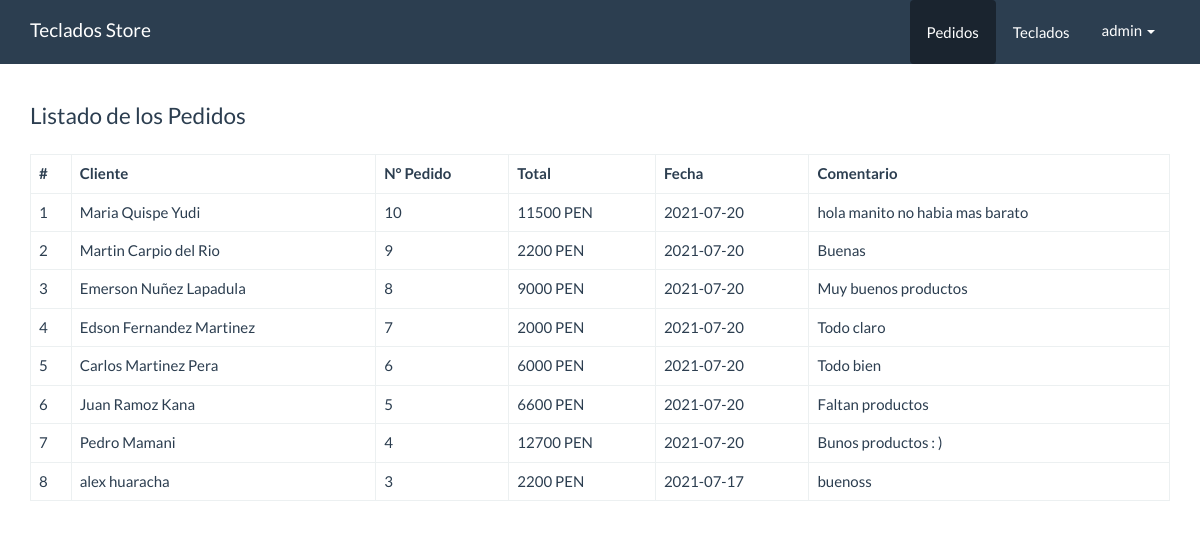
The page /panel/pedidos/index.php on the database its author committed.
### tables this page shows
CREATE TABLE `pedidos` (
  `idPedido` int(10) NOT NULL,
  `clienteID` int(11) NOT NULL,
  `total` decimal(20,0) NOT NULL,
  `fecha` date NOT NULL,
  `estado` int(11) NOT NULL DEFAULT 1
);

CREATE TABLE `clientes` (
  `idCliente` int(10) NOT NULL,
  `nombre` varchar(100) NOT NULL,
  `apellido` varchar(100) NOT NULL,
  `email` varchar(100) NOT NULL,
  `telefono` varchar(15) NOT NULL,
  `comentario` varchar(500) NOT NULL
);

### src/Pedido.php (called while the page is built, shortened)
<?php
class Pedido{
    private $cn = null;
    public function __construct(){
        $this->config = parse_ini_file(__DIR__.'/../config.ini') ;
        $this->cn = new \PDO( $this->config['dns'], $this->config['usuario'],$this->config['clave'],array(
            \PDO::MYSQL_ATTR_INIT_COMMAND => 'SET NAMES utf8'
        ));
    }
    public function mostrar()
    {
        $sql = "SELECT p.idPedido, nombre, apellido, email, total, fecha,comentario FROM pedidos p
        INNER JOIN clientes c ON p.clienteID = c.idCliente ORDER BY p.idPedido DESC";
        $resultado = $this->cn->prepare($sql);
        if($resultado->execute())
            return  $resultado->fetchAll();
        return false;
    }
}

### panel/pedidos/index.php (the view, shortened to what this page needs)
<!DOCTYPE html>
<html lang="en">
  <head>
    <link rel="stylesheet" href="../../assets/css/bootstrap.min.css">
    <link rel="stylesheet" href="../../assets/css/estilos.css">
  </head>
  <body>
    <nav class="navbar navbar-default navbar-fixed-top">
      <div class="container">
        <div class="navbar-header">
          <a class="navbar-brand" href="../dashboard.php">Teclados Store</a>
        </div>
        <div id="navbar" class="navbar-collapse collapse">
          <ul class="nav navbar-nav pull-right">
            <li class="active">
              <a href="index.php" class="btn">Pedidos</a>
            </li>
            <li>
              <a href="../teclados/index.php" class="btn">Teclados</a>
            </li>
            <li class="dropdown">
                <a href="#" class="dropdown-toggle" data-toggle="dropdown" role="button" aria-haspopup="true" aria-expanded="false">admin <span class="caret"></span></a>
            </li>
          </ul>
        </div>
      </div>
    </nav>
    <div class="container" id="main">
    <div class="row">
          <div class="col-md-12">
             <fieldset>
              <legend>Listado de los  Pedidos</legend>
                <table class="table table-bordered">
                  <thead>
                    <tr>
                      <th>#</th>
                      <th>Cliente</th>
                      <th>N° Pedido</th>
                      <th>Total</th>
                      <th>Fecha</th>
                      <th>Comentario</th>
                    </tr>
                  </thead>
                  <tbody>
                    <?php
                      $pedido = new Kawschool\Pedido;
                      $info_pedido = $pedido->mostrar();
                      $cantidad = count($info_pedido);
                      if($cantidad > 0){
                        $c=0;
                      for($x =0; $x < $cantidad; $x++){
                        $c++;
                        $item = $info_pedido[$x];
                    ?>
                    <tr>
                      <td><?php print $c?></td>
                      <td><?php print $item['nombre'].' '.$item['apellido']?></td>
                      <td><?php print $item['idPedido']?></td>
                      <td><?php print $item['total']?> PEN</td>
                      <td><?php print $item['fecha']?></td>
                      <td><?php print $item['comentario']?></td>
                    </tr>
                    <?php
                      }
                    }else{
                    ?>
                    <tr>
                      <td colspan="6">NO HAY REGISTROS</td>
                    </tr>
                    <?php }?>
                  </tbody>
                </table>
             </fieldset>
          </div>
        </div>
    </div>
  </body>
</html>

### assets/css/estilos.css (style rules this page uses)
#main { margin-top: 100px; }

### rows shown on the page
pedidos: clienteID.nombre "Maria", clienteID.apellido "Quispe Yudi", idPedido "10", total "11500", fecha "2021-07-20", clienteID.comentario "hola manito no habia mas barato"
pedidos: clienteID.nombre "Martin", clienteID.apellido "Carpio del Rio", idPedido "9", total "2200", fecha "2021-07-20", clienteID.comentario "Buenas"
pedidos: clienteID.nombre "Emerson", clienteID.apellido "Nuñez Lapadula", idPedido "8", total "9000", fecha "2021-07-20", clienteID.comentario "Muy buenos productos"
pedidos: clienteID.nombre "Edson", clienteID.apellido "Fernandez Martinez", idPedido "7", total "2000", fecha "2021-07-20", clienteID.comentario "Todo claro"
pedidos: clienteID.nombre "Carlos", clienteID.apellido "Martinez Pera", idPedido "6", total "6000", fecha "2021-07-20", clienteID.comentario "Todo bien"
pedidos: clienteID.nombre "Juan", clienteID.apellido "Ramoz Kana", idPedido "5", total "6600", fecha "2021-07-20", clienteID.comentario "Faltan productos"
pedidos: clienteID.nombre "Pedro", clienteID.apellido "Mamani", idPedido "4", total "12700", fecha "2021-07-20", clienteID.comentario "Bunos productos : )"
pedidos: clienteID.nombre "alex", clienteID.apellido "huaracha", idPedido "3", total "2200", fecha "2021-07-17", clienteID.comentario "buenoss"
